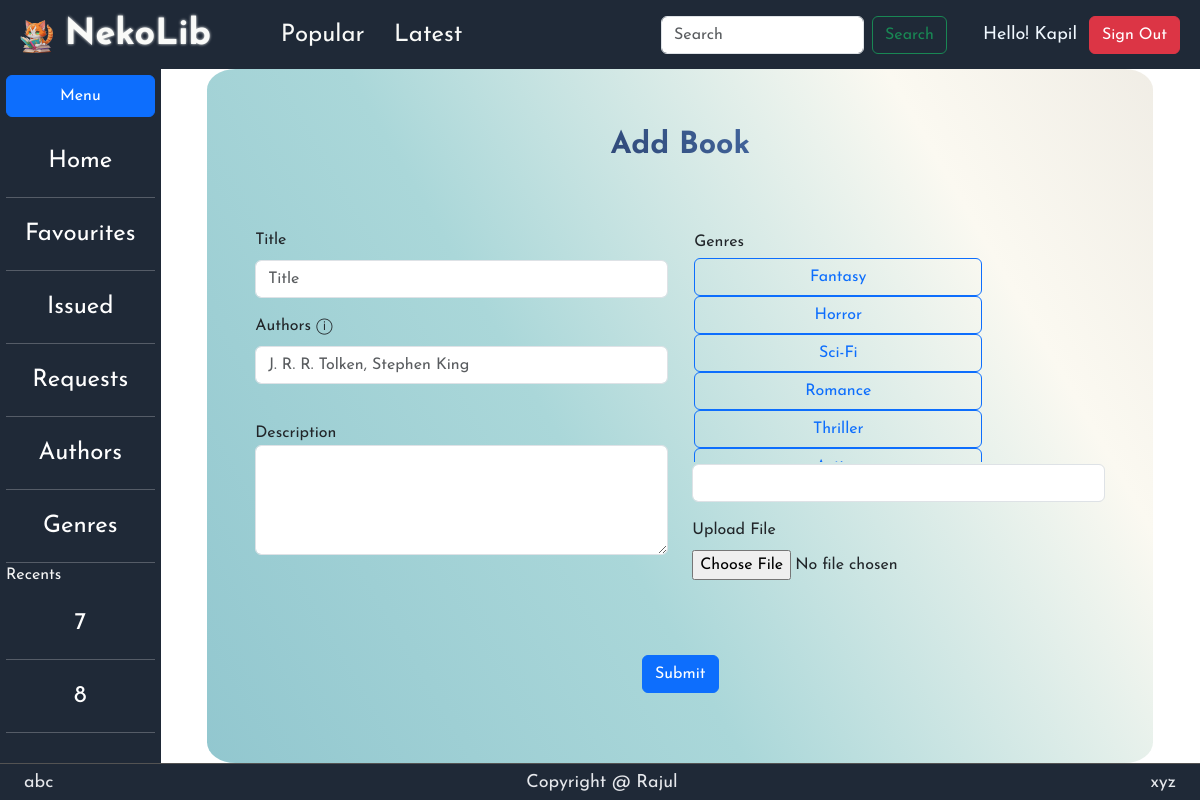
The app's page /add-book (signed in) with its own data.
### models.py (models this page shows)
class User(db.Model):
    __tablename__ = "user"
    id = db.Column(db.Integer(),primary_key = True)
    firstname = db.Column(db.String(),nullable = False)
    lastname = db.Column(db.String())
    email = db.Column(db.String(),nullable = False, unique = True)
    password = db.Column(db.String(),nullable = False)
    type = db.Column(db.String(),nullable = False)
    favorites = db.relationship('Book',secondary='favorite',backref='likers')
    issues = db.relationship('Book',secondary='issue',backref='issued_by')

class Genre(db.Model):
    __tablename__ = "genre"
    id = db.Column(db.Integer(),primary_key = True)
    name = db.Column(db.String(),nullable = False,unique = True)

### app.py (the view, shortened to what this page needs)
@app.route("/add-book", methods=["GET","POST"])
@login_required
@is_user("librarian")
def addBook():
    user = User.query.filter_by(id = session["userID"]).first()
    if request.method == "GET":
        genresQuery = Genre.query.with_entities(Genre.name).all()
        allGenres = [name for (name,) in genresQuery]
        return render_template('addbook.html', user=user, genres=allGenres)

### utility.py (called while the page is built)
def login_required(f):
    @wraps(f)
    def wrapper(*args,**kwargs):
        if "userID" in session:
            return f(*args,**kwargs)
        else:
            return redirect(url_for('index'))
    return wrapper

def is_user(expectedType):
    def decorator(f):
        @wraps(f)
        def wrapper(*args,**kwargs):
            if "userID" in session:
                if session["userType"] == expectedType:
                    return f(*args,**kwargs)
            return redirect(url_for('index'))
        return wrapper
    return decorator

### templates/addbook.html (shortened to what this page needs)
{% extends "librarian-dashboard.html" %}
{% block rightContent %}
<div class="glow-bg">
    <form action = "{{url_for('addBook')}}" method = "post" class="detail-form" enctype=multipart/form-data>
      <div class="glow-text">Add Book</div>
        <div class="row">
            <div class="col">
                <div class="row">
                    <div class="col">
                        <div class="mb-3">
                            <label for="title" class="form-label">Title</label>
                            <input type="text" class="form-control" id="title" name="title" placeholder="Title" value="{{ title }}">
                        </div>
                    </div>
                </div>
                <div class="row">
                    <div class="col">
                        <div class="mb-3">
                          <label for="authors" class="form-label">Authors</label>
                          <span class="help-tooltip" title="For multiple authors add their names separated by a comma: Author1, Author2, Author3">ⓘ</span>
                          <input type="text" class="form-control" id="authors" placeholder="J. R. R. Tolken, Stephen King" name="authors" value="{{ authors }}">
                        </div>
                    </div>
                </div>
                <div class="form-group">
                    <label for="descArea">Description</label>
                    <textarea class="form-control" name="desc" id="descArea" rows="4">{{desc}}</textarea>
                </div>
            </div>
            <div class="col">
                <div class="mb-3">
                    <div class="dropdown">Genres
                        <div class="dropdown-content" id="genre-dropdown">
                            {% for genre in genres %}
                                <label class="btn btn-outline-primary" style="width: 36vh;"for="{{genre}}" style="text-align: center; padding: 1vh;">{{genre}}</label>
                            {% endfor %}
                        </div>
                    </div>
                    <input type="text" id="genre-input" class="form-control" name="genres" value="{{genreText}}" rows=3 readonly>
                </div>
                <div class="row">
                    <div class="col">
                        <div class="mb-3">
                          <label for="file-upload" class="form-label">Upload File</label>
                          <input type="file" id="file-upload" name="file" accept=".pdf">
                        </div>
                    </div>
                </div>
            </div>
        </div>
        <div class="row">
            <div class="col">
                <div class="mb-3" style="display: flex;justify-content: center;">
                    <input type="submit" class="btn btn-primary"  value="Submit">
                </div>
            </div>
        </div>
    </form>
</div>
{% endblock %}

### templates/dashboard.html (shortened to what this page needs)
{% extends "base.html" %}
{% block head %}
    {% block dashboardHead %}
    {% endblock %}
    <link href="../static/styles/dashboard.css" rel="stylesheet">
{% endblock %}
{% block userButton %}
    <div class = "nav-item" style="color: aliceblue;">Hello! {{user.firstname}}</div>
    <a href = "{{url_for('signout')}}" style="text-decoration: none; text-align: center; color: white;">
        <button type="button" class="nav-item btn btn-danger">Sign Out</button>
    </a>
{% endblock %}
{% block body %}
    <div class="body-container dashboard">
        <div class = "left-panel" id="leftPanel">
            <label class="btn btn-outline-primary" id="toggleLabel" for="btn-check-2-outlined" style="text-align: center; padding: 1vh;">Menu</label>
            <div class="panel-content">
                {% block leftContent %}
                {% endblock %}
            </div>
        </div>
        <div class = "right-panel">
            <div class="body-container">
                {% block rightContent %}
                {% endblock %}
            </div>
        </div>
    </div>
{% endblock %}

### static/styles/dashboard.css (style rules this page uses)
.body-container.dashboard { display: flex; min-height: 86.75vh; }
.left-panel { background-color: rgb(31, 41, 55); color: whitesmoke; font-family: 'Josefin Sans', 'Lucida Sans', 'sans-serif'; padding: 0.75vh; display: flex; flex-direction: column; flex: 1; min-height: 86.75vh; max-height: 86.75vh; transition: flex 0.15s; overflow: hidden; }
.panel-content { padding: 0; margin-top: 1vh; display: flex; flex-direction: column; overflow-y: auto; }
.right-panel { min-width: 80vw; flex: 7; min-width: auto; min-height: 86.75vh; }
.detail-form { border-radius: 100px; padding: 3vh; display: flex; height: 86.75vh; padding-left: 6vh; padding-right: 6vh; flex-direction: column; justify-content: space-around; }

### static/styles/styles.css (style rules this page uses)
* { font-family: 'Josefin Sans', 'Lucida Sans', 'sans-serif'; }
.body-container { height: auto; display: flex; align-items: center; justify-content: center; }
.nav-item { margin-right: 1vw; min-height: 2vh; font-size: 2.25vh; }
.glow-text { font-size: 1.9em; font-family: 'Josefin Sans', 'Lucida Sans', 'sans-serif'; font-weight: 700; text-align: center; background: linear-gradient(50deg, #0F1035, #365486, #6d9ee7, #4b4eee, #6d9ee7, #365486, #0F1035); background-size: 300%; -webkit-text-fill-color: transparent; -webkit-background-clip: text; animation: animate 10s linear infinite alternate; }
.glow-bg { background: linear-gradient(60deg, rgba(146, 199, 207, 1), rgba(170, 215, 217, 1), rgba(251, 249, 241, 1), rgba(229, 225, 218, 1), rgba(251, 249, 241, 1), rgba(170, 215, 217, 1), rgba(146, 199, 207, 1)); background-size: 300%; animation: animate 9s linear infinite alternate; border-radius: 3%; }
.dropdown { font-family: 'Josefin Sans', 'Lucida Sans', 'sans-serif'; padding: 0.25vh; display: flex; flex-direction: column; flex: 1; min-height: 29.5vh; max-height: 29.5vh; overflow: hidden; }
.dropdown-content { padding: 0; margin-top: 0.5vh; display: flex; flex-direction: column; overflow-y: auto; }

### records on screen
User: firstname "Kapil"
Genre: name "Fantasy"
Genre: name "Horror"
Genre: name "Sci-Fi"
Genre: name "Romance"
Genre: name "Thriller"
